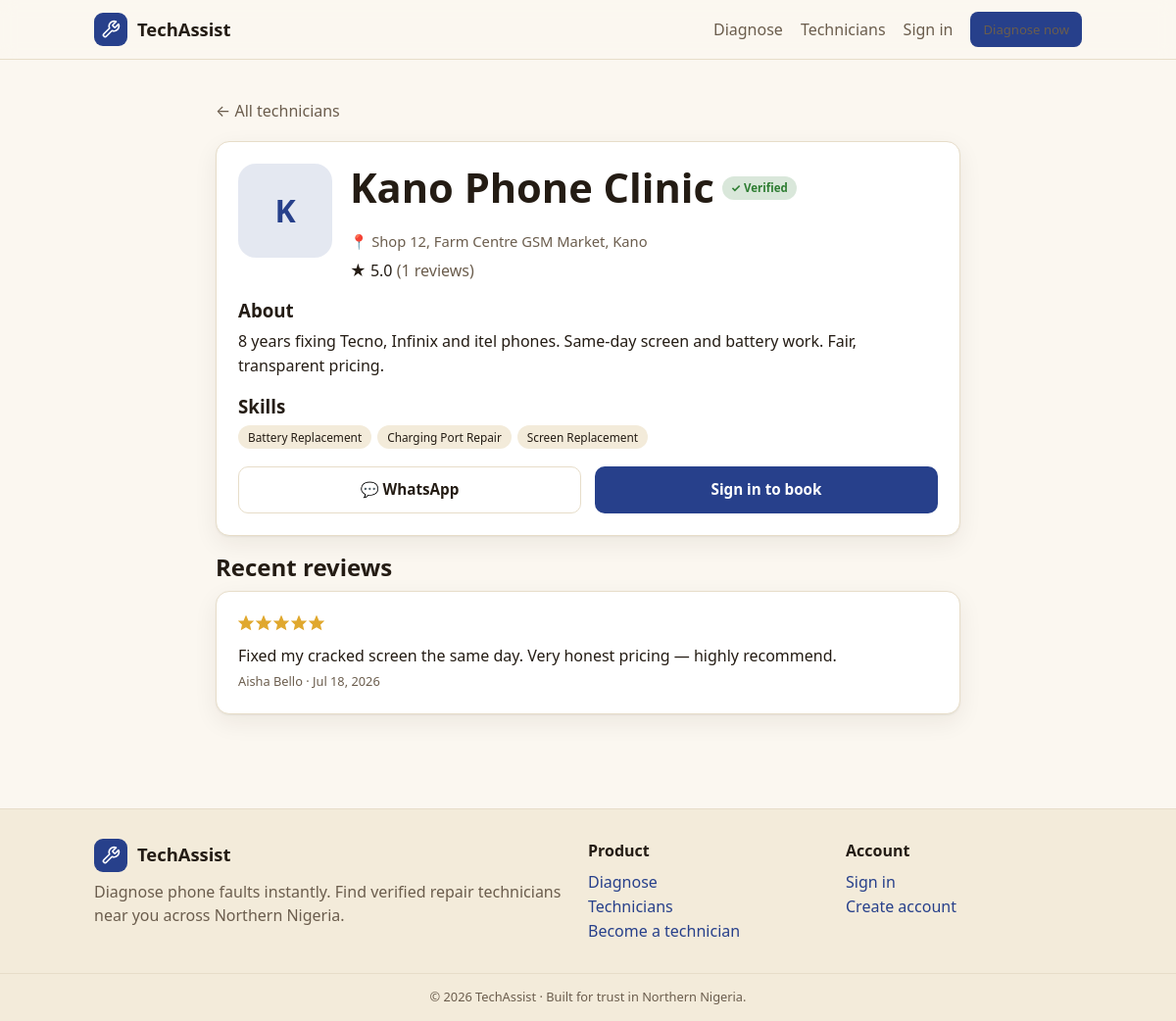
The app's page /technician.php?id=1 with its own data.
### tables this page shows
CREATE TABLE technician_profiles (
  id INT AUTO_INCREMENT PRIMARY KEY,
  user_id INT NOT NULL UNIQUE,
  business_name VARCHAR(120) NOT NULL,
  bio TEXT NULL,
  shop_address VARCHAR(200) NOT NULL,
  city VARCHAR(80) NOT NULL,
  whatsapp_number VARCHAR(20) NOT NULL,
  photo_url VARCHAR(255) NULL,
  status ENUM('pending','approved','rejected') NOT NULL DEFAULT 'pending',
  avg_rating DECIMAL(3,2) NOT NULL DEFAULT 0,
  review_count INT NOT NULL DEFAULT 0,
  created_at TIMESTAMP NOT NULL DEFAULT CURRENT_TIMESTAMP,
  updated_at TIMESTAMP NOT NULL DEFAULT CURRENT_TIMESTAMP ON UPDATE CURRENT_TIMESTAMP,
  FOREIGN KEY (user_id) REFERENCES users(id) ON DELETE CASCADE
);

CREATE TABLE reviews (
  id INT AUTO_INCREMENT PRIMARY KEY,
  booking_id INT NOT NULL UNIQUE,
  technician_id INT NOT NULL,
  customer_id INT NOT NULL,
  rating TINYINT NOT NULL,
  comment TEXT NULL,
  created_at TIMESTAMP NOT NULL DEFAULT CURRENT_TIMESTAMP,
  FOREIGN KEY (booking_id)    REFERENCES bookings(id) ON DELETE CASCADE,
  FOREIGN KEY (technician_id) REFERENCES technician_profiles(id) ON DELETE CASCADE,
  FOREIGN KEY (customer_id)   REFERENCES users(id) ON DELETE CASCADE
);

CREATE TABLE users (
  id            INT AUTO_INCREMENT PRIMARY KEY,
  name          VARCHAR(100) NOT NULL,
  email         VARCHAR(190) NOT NULL UNIQUE,
  password_hash VARCHAR(255) NOT NULL,
  role          ENUM('customer','technician','admin') NOT NULL DEFAULT 'customer',
  created_at    TIMESTAMP NOT NULL DEFAULT CURRENT_TIMESTAMP
);

### includes/db.php (called while the page is built, shortened)
<?php
function db(): PDO
{
    static $pdo = null;
    if ($pdo === null) {
        $dsn = 'mysql:host=' . DB_HOST . ';dbname=' . DB_NAME . ';charset=' . DB_CHARSET;
        $pdo = new PDO($dsn, DB_USER, DB_PASS, [
            PDO::ATTR_ERRMODE            => PDO::ERRMODE_EXCEPTION,
            PDO::ATTR_DEFAULT_FETCH_MODE => PDO::FETCH_ASSOC,
            PDO::ATTR_EMULATE_PREPARES   => false,
        ]);
    }
    return $pdo;
}
function q(string $sql, array $params = []): PDOStatement
{
    $stmt = db()->prepare($sql);
    $stmt->execute($params);
    return $stmt;
}
function one(string $sql, array $params = []): ?array
{
    $row = q($sql, $params)->fetch();
    return $row === false ? null : $row;
}
function all(string $sql, array $params = []): array
{
    return q($sql, $params)->fetchAll();
}

### includes/helpers.php (called while the page is built, shortened)
<?php
function e(?string $s): string
{
    return htmlspecialchars((string) $s, ENT_QUOTES, 'UTF-8');
}
function url(string $path = ''): string
{
    return BASE_URL . $path;
}

### includes/auth.php (called while the page is built, shortened)
<?php
require_once __DIR__ . '/db.php';
require_once __DIR__ . '/helpers.php';
function current_user(): ?array
{
    static $cached = false;
    static $user = null;
    if ($cached) {
        return $user;
    }
    $cached = true;
    $id = $_SESSION['user_id'] ?? null;
    return $user;
}
function is_logged_in(): bool
{
    return current_user() !== null;
}

### technician.php (the view, shortened to what this page needs)
<?php
require __DIR__ . '/includes/auth.php';
$id = (int)($_GET['id'] ?? 0);
$t = one('SELECT * FROM technician_profiles WHERE id = ? AND status = "approved"', [$id]);
require __DIR__ . '/includes/header.php';
if (!$t):
?>
  <main class="container section center">
    <h1>Technician not found</h1>
    <a class="btn mt" href="<?= e(url('/technicians.php')) ?>">Browse all technicians</a>
  </main>
<?php else:
  $skills = array_column(all('SELECT skill FROM technician_skills WHERE technician_id = ? ORDER BY skill', [$id]), 'skill');
  $reviews = all('SELECT r.*, u.name FROM reviews r JOIN users u ON u.id = r.customer_id
                  WHERE r.technician_id = ? ORDER BY r.created_at DESC LIMIT 10', [$id]);
  $wa = 'https://wa.me/' . preg_replace('/\D/', '', $t['whatsapp_number'])
      . '?text=' . rawurlencode("Hi {$t['business_name']}, I found you on TechAssist. I need help with my phone.");
?>
  <main class="container mid section">
    <a class="muted" href="<?= e(url('/technicians.php')) ?>">← All technicians</a>
    <div class="card pad mt">
      <div class="row" style="flex-wrap:nowrap;align-items:flex-start;gap:18px">
        <div class="avatar lg">
          <?php if ($t['photo_url']): ?><img src="<?= e($t['photo_url']) ?>" alt="">
          <?php else: ?><?= e(mb_substr($t['business_name'], 0, 1)) ?><?php endif; ?>
        </div>
        <div class="flex1">
          <div class="row" style="gap:8px"><h1 style="margin:0"><?= e($t['business_name']) ?></h1>
            <span class="badge green">✓ Verified</span></div>
          <div class="muted mt" style="font-size:.92rem">📍 <?= e($t['shop_address']) ?>, <?= e($t['city']) ?></div>
          <?php if ((int)$t['review_count'] > 0): ?>
            <div style="margin-top:6px">★ <?= number_format((float)$t['avg_rating'], 1) ?>
              <span class="muted">(<?= (int)$t['review_count'] ?> reviews)</span></div>
          <?php endif; ?>
        </div>
      </div>
      <?php if ($t['bio']): ?>
        <div class="mt"><h3>About</h3><p style="margin:0;white-space:pre-line"><?= e($t['bio']) ?></p></div>
      <?php endif; ?>
      <div class="mt"><h3>Skills</h3>
        <div class="row" style="gap:6px">
          <?php foreach ($skills as $s): ?><span class="chip"><?= e($s) ?></span><?php endforeach; ?>
        </div>
      </div>
      <div class="grid cols-2 mt">
        <a class="btn ghost" href="<?= e($wa) ?>" target="_blank" rel="noopener">💬 WhatsApp</a>
        <?php if (is_logged_in()): ?>
          <a class="btn" href="<?= e(url('/book.php?tech=' . $t['id'])) ?>">📅 Request booking</a>
        <?php else: ?>
          <a class="btn" href="<?= e(url('/login.php?redirect=' . urlencode('/techassist/book.php?tech=' . $t['id']))) ?>">Sign in to book</a>
        <?php endif; ?>
      </div>
    </div>
    <?php if ($reviews): ?>
      <section class="mt">
        <h2>Recent reviews</h2>
        <div class="stack">
          <?php foreach ($reviews as $r): ?>
            <div class="card pad">
              <div class="stars">
                <?php for ($i = 0; $i < 5; $i++): ?>
                  <svg viewBox="0 0 24 24" fill="<?= $i < (int)$r['rating'] ? 'currentColor' : 'none' ?>" stroke="currentColor" stroke-width="2"><polygon points="12 2 15 9 22 9.3 17 14 18.5 21 12 17.3 5.5 21 7 14 2 9.3 9 9"/></svg>
                <?php endfor; ?>
              </div>
              <?php if ($r['comment']): ?><p style="margin:6px 0 0"><?= e($r['comment']) ?></p><?php endif; ?>
              <div class="muted" style="font-size:.8rem;margin-top:4px"><?= e($r['name']) ?> · <?= e(date('M j, Y', strtotime($r['created_at']))) ?></div>
            </div>
          <?php endforeach; ?>
        </div>
      </section>
    <?php endif; ?>
  </main>
<?php endif; ?>
<?php require __DIR__ . '/includes/footer.php'; ?>

### assets/css/styles.css (style rules this page uses)
:root { --indigo-900:#1b2a63; --indigo-700:#27408b; --indigo-500:#3a57c4; --gold-500:#e0a82e; --gold-300:#f3cf73; --clay-600:#b5532a; --clay-500:#c75b39; --green-600:#2e7d32; --sand-50:#fbf7f0; --sand-100:#f3ebda; --ink-900:#241c14; --ink-500:#6b5d4d; --danger:#c0392b; --primary:var(--indigo-700); --primary-fg:#fff; --accent:var(--gold-500); --secondary:var(--clay-500); --success:var(--green-600); --bg:var(--sand-50); --card:#fff; --border:#e7ddc9; --fg:var(--ink-900); --muted:var(--ink-500); --radius:14px; --shadow:0 1px 2px rgba(36,28,20,.06),0 8px 24px rgba(36,28,20,.07); --hero:linear-gradient(135deg,var(--indigo-900),var(--indigo-500)); }
* { box-sizing:border-box; }
html { -webkit-text-size-adjust:100%; }
body { margin:0; background:var(--bg); color:var(--fg); font-family:system-ui,-apple-system,"Segoe UI",Roboto,sans-serif; line-height:1.55; }
a { color:var(--primary); text-decoration:none; }
h1,h2,h3 { line-height:1.2; margin:0 0 .4em; }
h1 { font-size:clamp(1.7rem,4vw,2.6rem); }
.container { width:100%; max-width:1040px; margin:0 auto; padding:0 16px; }
.container.mid { max-width:760px; }
.section { padding:40px 0; }
.muted { color:var(--muted); }
.grid { display:grid; gap:14px; }
@media (min-width:640px) { .grid.cols-2 { grid-template-columns:repeat(2,1fr); } }
.row { display:flex; gap:10px; flex-wrap:wrap; align-items:center; }
.flex1 { flex:1; min-width:0; }
.mt { margin-top:18px; }
.btn { display:inline-flex; align-items:center; justify-content:center; gap:8px; background:var(--primary); color:var(--primary-fg); border:1px solid transparent; padding:11px 18px; border-radius:10px; font-weight:600; font-size:.95rem; cursor:pointer; min-height:44px; transition:filter .15s; }
.btn.ghost { background:transparent; color:var(--fg); border-color:var(--border); }
.card { background:var(--card); border:1px solid var(--border); border-radius:var(--radius); box-shadow:var(--shadow); }
.card.pad { padding:22px; }
.badge { display:inline-flex; align-items:center; gap:5px; font-size:.72rem; font-weight:700; padding:3px 9px; border-radius:999px; background:var(--sand-100); color:var(--ink-900); }
.badge.green { background:color-mix(in srgb,var(--green-600) 18%,transparent); color:var(--green-600); }
.chip { font-size:.74rem; padding:3px 10px; border-radius:999px; background:var(--sand-100); color:var(--ink-900); }
.avatar { width:64px; height:64px; border-radius:14px; background:color-mix(in srgb,var(--primary) 12%,transparent); color:var(--primary); display:grid; place-items:center; font-weight:800; font-size:1.4rem; overflow:hidden; flex:none; }
.avatar.lg { width:96px; height:96px; border-radius:18px; font-size:2rem; }
.stars { display:inline-flex; gap:2px; color:var(--gold-500); }
.stars svg { width:16px; height:16px; }

### records on screen
technician_profiles: business_name "K", business_name "Kano Phone Clinic", shop_address "Shop 12, Farm Centre GSM Market", city "Kano", avg_rating "5.0", review_count "1", bio "8 years fixing Tecno, Infinix and itel phones. Same-day screen and battery work. Fair, transparent pricing."
reviews: rating 5 (drawn), comment "Fixed my cracked screen the same day. Very honest pricing — highly recommend.", customer.name "Aisha Bello", created_at "Jul 18, 2026"

### other values on screen
$label "Diagnose Technicians"
$s "Battery Replacement"
$s "Charging Port Repair"
$s "Screen Replacement"
